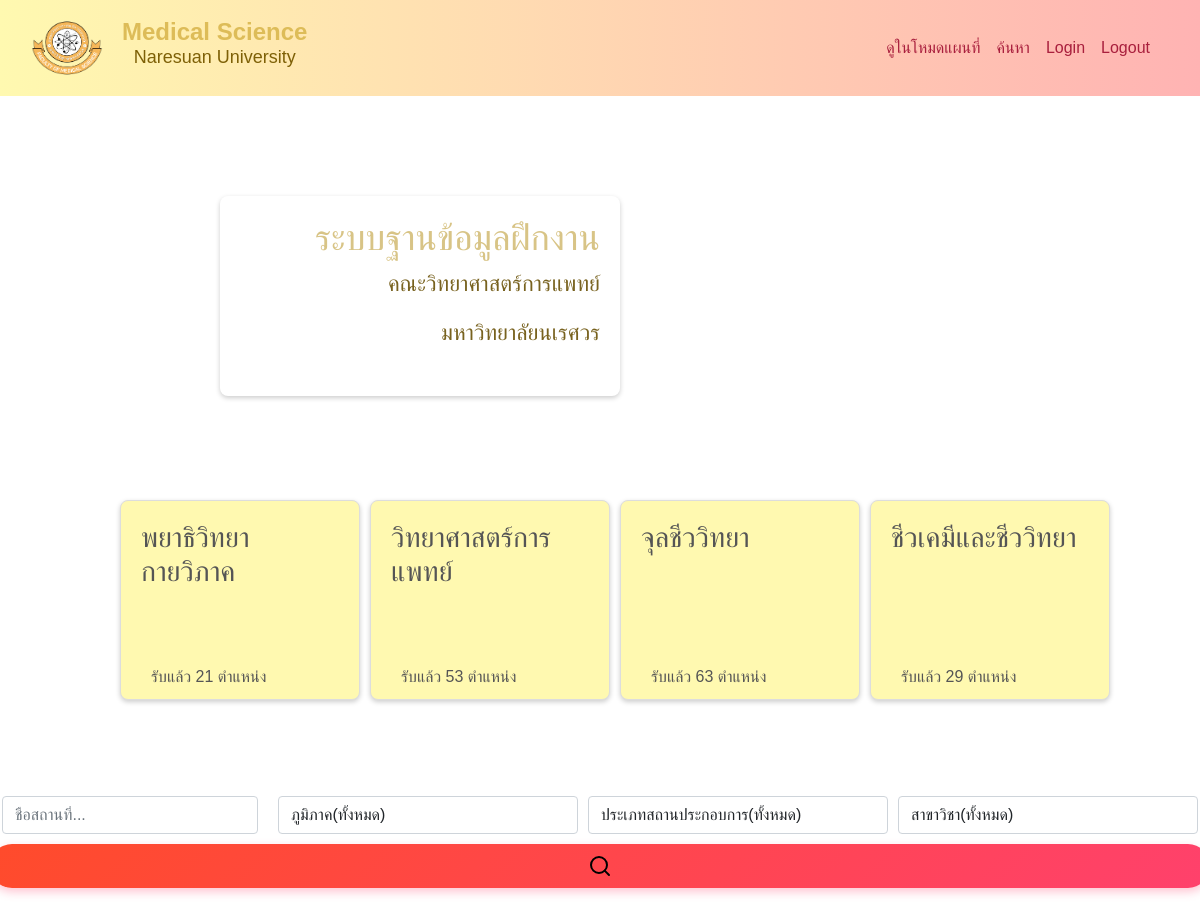
Screenshot of /search.php with the database file from the repository.
### tables this page shows
CREATE TABLE `facuty` (
  `id` int(11) NOT NULL,
  `facuty` varchar(50) NOT NULL,
  `major_subject` varchar(50) NOT NULL,
  `Eng_name` varchar(50) NOT NULL
);

### config/querySQL.php (called while the page is built, shortened)
<?php
require_once 'condb.php';
class SQLquery {
    private $conn;
    private $stmt_cache = array();
    public function __construct() {
        $this->db = new connectdb();
        $this->conn = $this->db->connectPDO();
        $this->conn->setAttribute(PDO::ATTR_EMULATE_PREPARES, false);
    }
    private function prepareAndCache($sql) {
        if (!isset($this->stmt_cache[$sql])) {
            $this->stmt_cache[$sql] = $this->conn->prepare($sql);
        }
        return $this->stmt_cache[$sql];
    }
    public function selectFacuty(){
        try {
            $sql = "SELECT
                        f.facuty,
                        f.id AS fid,
                        f.facuty,
                        f.major_subject AS f_major,
                        CASE WHEN re.major_subject_id  IS NULL THEN 0 ELSE COUNT(*) END AS total
                    FROM facuty f
                    LEFT JOIN recieve_year re ON f.id = re.major_subject_id
                    GROUP BY f.id ";
            $stmt = $this->prepareAndCache($sql);
            $stmt->execute();
            return $stmt->fetchAll(PDO::FETCH_ASSOC);
        } catch(PDOException $e) {
            error_log("Error in selectFacuty: " . $e->getMessage());
            throw $e;
        }
    }
}
?>

### config/condb.php (called while the page is built, shortened)
<?php
class connectdb {
    public function connectPDO() {
        try {
            $dsn = "mysql:host=" . DB_HOST . ";dbname=" . DB_NAME . ";charset=utf8mb4";
            $options = [
                PDO::ATTR_ERRMODE => PDO::ERRMODE_EXCEPTION,
                PDO::ATTR_DEFAULT_FETCH_MODE => PDO::FETCH_ASSOC,
                PDO::ATTR_EMULATE_PREPARES => false,
            ];
            $this->conn_pdo = new PDO($dsn, DB_USER, DB_PASS, $options);
            return $this->conn_pdo;
        } catch (PDOException $e) {
            die("Connection failed: " . $e->getMessage());
        }
    }
}
?>

### search.php (the view, shortened to what this page needs)
<?php
require 'config/querySQL.php';
$query = new SQLquery();
$fucn_query = $query->selectFacuty();
?>
<!DOCTYPE html>
<html lang="en">
<head>
    <link href="https://cdn.jsdelivr.net/npm/bootstrap@5.1.3/dist/css/bootstrap.min.css" rel="stylesheet">
    <link href="css/table_inSearch_page.css" rel="stylesheet">
</head>
<body id = myBody>
<div class="search-bar">
        <?php include 'navbar.php'; ?>
       <div class='container-welcome-title'>
        <div class='title-welcome'>
            <h1>ระบบฐานข้อมูลฝึกงาน</h1>
            <p>คณะวิทยาศาสตร์การแพทย์</p>
            <p>มหาวิทยาลัยนเรศวร</p>
        </div>
        <div class="rectangle-container">
            <?php foreach ($fucn_query as $facuty) {
                    echo "<a onclick='fetchData(this)' class='rectangle'
                    value='".htmlspecialchars($facuty['fid'])."'><h3>".htmlspecialchars($facuty['f_major']).
                    "</h3><p>รับแล้ว ".htmlspecialchars($facuty['total'])." ตำแหน่ง</p></a>";
                    }
                ?>
        </div>
       </div>
<div class='containersearch'>
    <div class="eachrow">
    <div class="card-body p-0">
                <form id="search-form" onsubmit="handleSubmit(event)">
                    <div class="row">
                        <div class="search-bars">
                        <input type="text" class="form-control" id="location" placeholder="ชื่อสถานที่..." aria-label="Text input">
                                <div class="search-bar">
                                    <select class="form-control" id="regionSelect">
                                        <option  value="allr" >ภูมิภาค(ทั้งหมด)</option>
                                    </select>
                                </div>
                                <div class="search-bar">
                                    <select class="form-control" id="establishment" >
                                        <option value="allf">ประเภทสถานประกอบการ(ทั้งหมด)</option>
                                    </select>
                                </div>
                                <div class="search-bar">
                                    <select class="form-control select-branch" id="branchSelect">
                                        <option value="allp">สาขาวิชา(ทั้งหมด)</option>
                                    </select>
                                </div>
                        </div>
                        <button type="submit" class="btn btn-base search-bar-btn">
                                        <svg xmlns="http://www.w3.org/2000/svg" width="24" height="24" viewBox="0 0 24 24" fill="none" stroke="black" stroke-width="2" stroke-linecap="round" stroke-linejoin="round" class="feather feather-search"><circle cx="11" cy="11" r="8"></circle><line x1="21" y1="21" x2="16.65" y2="16.65"></line></svg>
                        </button>
                    </div>
                </form>
            </div>
    </div>
  </div>
        </div>
    </body>
</html>

### navbar.php (shortened to what this page needs)
<!DOCTYPE html>
<html lang="en">
<head>
    <link href="css/style.css" rel="stylesheet">
</head>
<body>
<div class="container-navbar text-center">
    <nav class="navbar navbar-expand-lg bg-body-tertiary">
        <div class="container-fluid">
        <a class="navbar-brand" href="search.php">
            <div class="image-medsci-navbar" >
                <img src="images/Medscinu-01.png" alt="Description of image" width="90" height="60">
                <div style="margin-left: 10px;">
                    <span class="brand-title" style="display: block;">Medical Science</span>
                    <span class="brand-subtitle" style="display: block;">Naresuan University</span>
                </div>
            </div>
        </a>
            <div class="collapse navbar-collapse" id="navbarSupportedContent">
                <ul class="navbar-nav ms-auto mb-2 mb-lg-0">
                    <li class="nav-item">
                        <a class="nav-link active" aria-current="page" href="Thaimap_new.php">ดูในโหมดแผนที่</a>
                    </li>
                    <li class="nav-item">
                        <a class="nav-link active" aria-current="page" href="search.php">ค้นหา</a>
                    </li>
                    <li class="nav-item">
                        <a class="nav-link " href="login.php" aria-disabled="true">Login</a>
                    </li>
                    <li class="nav-item">
                        <a class="nav-link " href="config/logout.php" aria-disabled="true">Logout</a>
                    </li>
                </ul>
            </div>
        </div>
    </nav>
</div>
</body>
</html>

### css/table_inSearch_page.css (style rules this page uses)
* { box-sizing: border-box; -webkit-box-sizing: border-box; -moz-box-sizing: border-box; }
body { margin: 0; padding: 0; font-family: Helvetica; -webkit-font-smoothing: antialiased; min-height: 100vh; position: relative; background-image: url('images/IMG_1216.JPG'); background-size: cover; background-repeat: no-repeat; background-position: center; font-family: Arial, sans-serif; }
.rectangle-container { display: flex; justify-content: center; flex-wrap: wrap; gap: 20px; width: 100%; padding: 20px; }
.row { margin: 0 -10px; }

### css/style.css (style rules this page uses)
.navbar { background: -webkit-linear-gradient(to right, #FFF9B0, #FFB3B3); background: linear-gradient(to right, #FFF9B0, #FFB3B3); padding-right: 30px; }
.navbar-brand .brand-title { color: #ddbc58; }
.navbar-brand .brand-subtitle { color: #7e6007; }
.navbar-nav .nav-link { color: #a91f3d; }
.image-medsci-navbar { display:flex; }
.navbar-brand { display: flex; text-decoration: none; color: #333; display: inline-block; text-align: center; line-height: 1.2; padding: 10px; }
.brand-title { font-size: 24px; font-weight: bold; color: #2a5d84; }
.brand-subtitle { font-size: 18px; font-weight: 300; color: #4a4a4a; }
.containersearch { display: flex; justify-content: center; align-items: center; flex-direction: column; top: 0; width: 100%; }
.eachrow { width: 100%; max-width: 1600px; }
.container-welcome-title { z-index: 1000; height: 600px; width: 1200px; margin-top: 100px; display: flex; justify-content: space-around; align-items:right; }
.title-welcome { height: 200px; width: 400px; margin-right: 30%; right: 20px; padding: 20px; border-radius: 8px; text-align: right; color: #333; box-shadow: 0 2px 5px rgba(0, 0, 0, 0.2); }
.title-welcome h1 { font-size: 36px; color: #d8c486; }
.title-welcome p { font-size: 22px; color: #78621f; }
.rectangle-container { display: flex; position: absolute; top:480px; left:15px; gap: 10px; }
.rectangle { cursor:pointer; padding: 20px; background: #FFF9B0; height: 200px; width: 240px; border: 1px solid #ddd; border-radius: 8px; box-shadow: 0 2px 5px rgba(0, 0, 0, 0.2); font-size: 16px; color: #555; text-decoration: none; position: relative; transition: transform 0.2s, box-shadow 0.2s; }
.rectangle p { padding: 10px; margin-bottom: 0; position: absolute; bottom: 0; width: 100%; }
.search-bars { display: flex; justify-content: center; align-items: center; gap: 10px; margin-bottom: 10px; }
.search-bar .form-control { width:300px; }
.search-bar-btn { background: -webkit-linear-gradient(135deg, #FF4B2B, #FF416C); background: linear-gradient(135deg, #FF4B2B, #FF416C); padding: 10px 28px; border: none; color: white; font-size: 15px; font-weight: bold; border-radius: 30px; cursor: pointer; transition: all 0.3s ease; box-shadow: 0px 4px 10px rgba(255, 65, 108, 0.3); margin-bottom: 15px; position: relative; overflow: hidden; }

### navbar.php (style rules this page uses)
.container-navbar { margin-bottom:20px; position: sticky; top:0; z-index: 1000; }

### rows the page displays
facuty: $facuty['fid'] 1 (drawn), major_subject "พยาธิวิทยากายวิภาค", total "21"
facuty: $facuty['fid'] 2 (drawn), major_subject "วิทยาศาสตร์การแพทย์", total "53"
facuty: $facuty['fid'] 3 (drawn), major_subject "จุลชีววิทยา", total "63"
facuty: $facuty['fid'] 4 (drawn), major_subject "ชีวเคมีและชีววิทยา", total "29"
